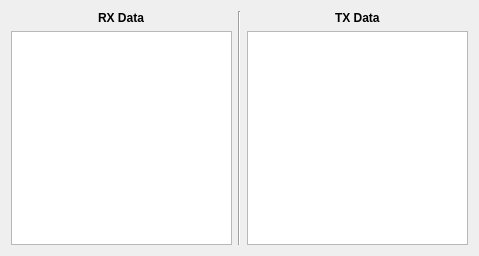
<?xml version="1.0" encoding="UTF-8"?>
<ui version="4.0">
 <class>serialtransmissionmonitor</class>
 <widget class="QWidget" name="serialtransmissionmonitor">
  <property name="geometry">
   <rect>
    <x>0</x>
    <y>0</y>
    <width>479</width>
    <height>256</height>
   </rect>
  </property>
  <property name="windowTitle">
   <string>Form</string>
  </property>
  <layout class="QVBoxLayout" name="verticalLayout">
   <item>
    <layout class="QVBoxLayout" name="verticalLayout_2">
     <item>
      <layout class="QHBoxLayout" name="horizontalLayout">
       <item>
        <layout class="QHBoxLayout" name="horizontalLayout_2">
         <item>
          <layout class="QVBoxLayout" name="verticalLayout_3">
           <item alignment="Qt::AlignHCenter">
            <widget class="QLabel" name="label_2">
             <property name="font">
              <font>
               <family>Tahoma</family>
               <weight>75</weight>
               <bold>true</bold>
              </font>
             </property>
             <property name="text">
              <string>RX Data</string>
             </property>
            </widget>
           </item>
           <item>
            <widget class="QListWidget" name="RXlistWidget">
             <property name="showDropIndicator" stdset="0">
              <bool>false</bool>
             </property>
             <property name="selectionMode">
              <enum>QAbstractItemView::NoSelection</enum>
             </property>
            </widget>
           </item>
          </layout>
         </item>
         <item>
          <widget class="Line" name="line_2">
           <property name="orientation">
            <enum>Qt::Vertical</enum>
           </property>
          </widget>
         </item>
         <item>
          <layout class="QVBoxLayout" name="verticalLayout_4">
           <item alignment="Qt::AlignHCenter">
            <widget class="QLabel" name="label_3">
             <property name="font">
              <font>
               <family>Tahoma</family>
               <weight>75</weight>
               <bold>true</bold>
              </font>
             </property>
             <property name="frameShape">
              <enum>QFrame::NoFrame</enum>
             </property>
             <property name="text">
              <string>TX Data</string>
             </property>
            </widget>
           </item>
           <item>
            <widget class="QListWidget" name="TXlistWidget">
             <property name="showDropIndicator" stdset="0">
              <bool>false</bool>
             </property>
             <property name="selectionMode">
              <enum>QAbstractItemView::NoSelection</enum>
             </property>
            </widget>
           </item>
          </layout>
         </item>
        </layout>
       </item>
      </layout>
     </item>
    </layout>
   </item>
  </layout>
 </widget>
 <resources/>
 <connections/>
</ui>
